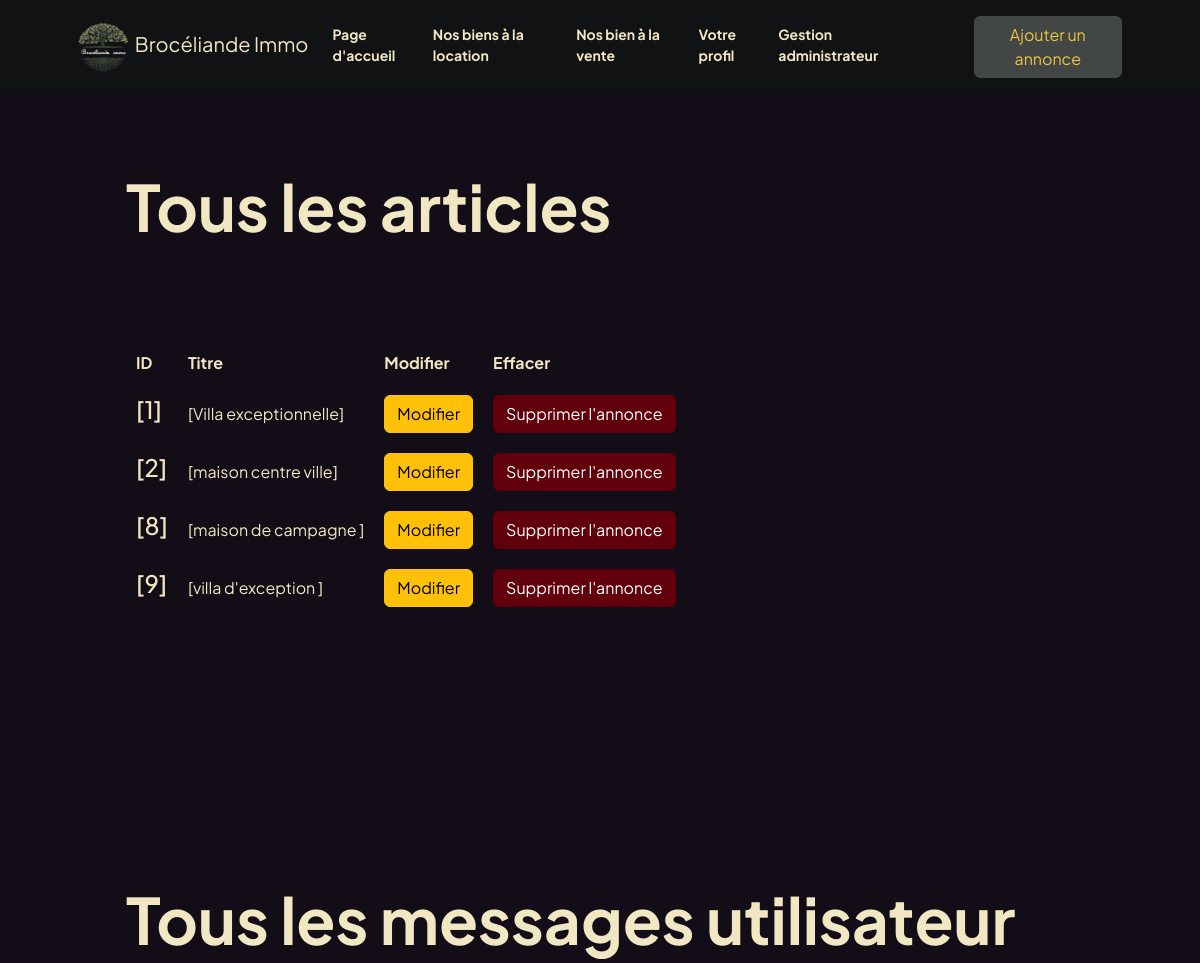
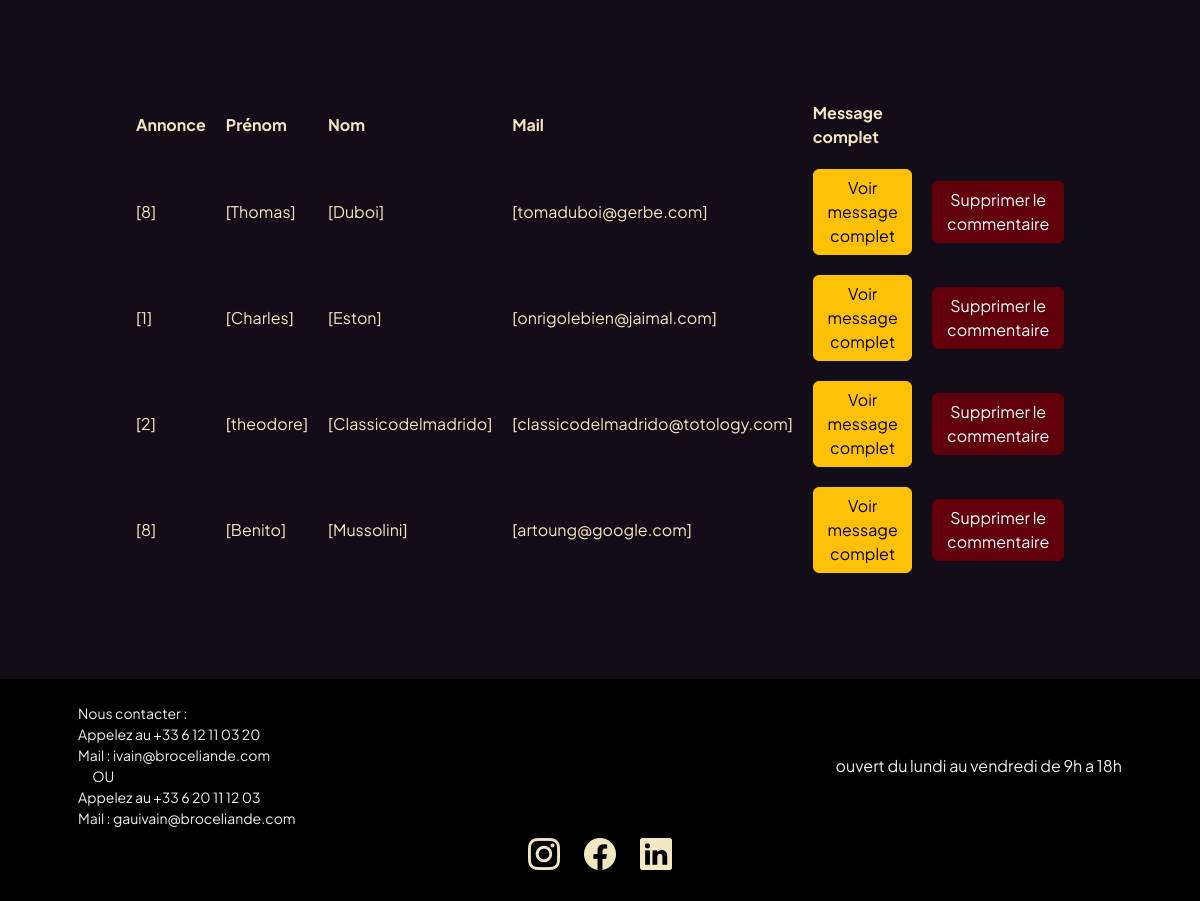
The page /blog_admin_view.php (signed in) on the database its author committed (2 pictures, top to bottom).
### tables this page shows
CREATE TABLE `articles` (
  `id` int(11) NOT NULL,
  `title` varchar(255) NOT NULL,
  `adress` varchar(255) NOT NULL,
  `content` text NOT NULL,
  `category` varchar(255) NOT NULL,
  `price` varchar(255) NOT NULL,
  `surface` varchar(255) NOT NULL,
  `pieces` varchar(255) NOT NULL,
  `user_id` int(11) NOT NULL
);

CREATE TABLE `comments` (
  `id` int(11) NOT NULL,
  `firstname` varchar(255) NOT NULL,
  `lastname` varchar(255) NOT NULL,
  `mail` varchar(255) NOT NULL,
  `comment` text NOT NULL,
  `user_id` int(11) NOT NULL,
  `article_id` int(11) NOT NULL
);

### functions.php (called while the page is built, shortened)
<?php
function get_PDO(): PDO {
    $host = '127.0.0.1';
    $db   = 'broceliande';
    $user = 'root';
    $pass = '';
    $charset = 'utf8mb4';
    $dsn = "mysql:host=$host;dbname=$db;charset=$charset";
    $options = [
        PDO::ATTR_ERRMODE            => PDO::ERRMODE_EXCEPTION,
        PDO::ATTR_DEFAULT_FETCH_MODE => PDO::FETCH_ASSOC,
    ];
    try {
        return new PDO($dsn, $user, $pass, $options);
    } catch (\PDOException $e) {
    }
}
function get_all_comments(){
    $pdo = get_PDO();
    $stmt = $pdo -> query("SELECT * FROM comments");
    $comments = $stmt -> fetchAll();
    return $comments;
}
function get_all_articles_admin(){
    $pdo = get_PDO();
    $stmt = $pdo -> query("SELECT id, title FROM articles");
    $articles = $stmt -> fetchAll();
    return $articles;
}
?>

### blog_admin_view.php (the view, shortened to what this page needs)
<!DOCTYPE html>
<html lang="en">
    <head>
        <link href="https://cdn.jsdelivr.net/npm/bootstrap-icons@1.8.1/font/bootstrap-icons.css" rel="stylesheet" />
        <link href="css/styles.css" rel="stylesheet" />
    </head>
    <body class="d-flex flex-column">
        <main class="flex-shrink-0">
            <?php include_once('header.php'); ?>
            <section class="py-5">
            <div class="container px-5">
                    <br><br><br>
                    <div class=" rounded-4 py-5 px-4 px-md-5">
                        <h1 class="display-3 fw-bolder mb-5"><span class="text-gradient d-inline">Tous les articles</span></h1>
                        <br><br>
                    <?php $article = get_all_articles_admin(); ?>
                    <?php if (empty($article)){
                        ?>
                        <h4 class=""><span class="text-gradient d-inline">pas d'annonces pour le moment</span>😞</h4>
                        <?php
                        }
                        else {
                        ?>
                        <div class= "row">
                            <div class="col-12 gold">
                                <table>
                                    <tr>
                                        <th>ID</th>
                                        <th>Titre</th>
                                        <th>Modifier</th>
                                        <th>Effacer</th>
                                    </tr>
                                    <?php foreach ($article as $article): ?>
                                        <tr>
                                            <td><h4 class="">[<span class="text-gradient d-inline"><?= $article['id'] ?></span>]</h4></td>
                                            <td>[<span class="text-gradient d-inline"><?= $article['title'] ?></span>]</td>
                                            <td><a class = "btn btn-warning" href="updatepost.php?id=<?= $article['id']?>">Modifier</a></td>
                                            <td><?php include("template_delete.php"); ?></td>
                                        </tr>
                                    <?php endforeach; ?>
                                </table>
                            </div>
                        </div>
                        <?php
                        }
                        ?>
                    </div>
                </div>
            </section>
            <section class="py-5">
            <div class="container px-5">
                    <br><br><br>
                    <div class=" rounded-4 py-5 px-4 px-md-5">
                        <h1 class="display-3 fw-bolder mb-5"><span class="text-gradient d-inline">Tous les messages utilisateur</span></h1>
                        <br><br>
                    <?php $all_comments = get_all_comments(); ?>
                    <?php if (empty($all_comments)){
                        ?>
                        <h4 class=""><span class="text-gradient d-inline">pas de messages pour le moment</span>😞</h4>
                        <?php
                        }
                        else {
                        ?>
                        <div class= "row">
                            <div class="col-12 gold">
                            <table>
                                <tr>
                                    <th>Annonce</th>
                                    <th>Prénom</th>
                                    <th>Nom</th>
                                    <th>Mail</th>
                                    <th>Message complet</th>
                                </tr>
                                <?php foreach ($all_comments as $all_comments): ?>
                                    <tr>
                                        <td>[<span class="text-gradient d-inline"><?= $all_comments['article_id'] ?></span>]</td>
                                        <td>[<span class="text-gradient d-inline"><?= $all_comments['firstname'] ?></span>]</td>
                                        <td>[<span class="text-gradient d-inline"><?= $all_comments['lastname'] ?></span>]</td>
                                        <td>[<span class="text-gradient d-inline"><?= $all_comments['mail'] ?></span>]</td>
                                        <td>
                                        <form action="comment.php" method="POST">
                                            <button type="submit" name = "submit" class="btn btn-warning">Voir message complet</button>
                                        </form>
                                        </td>
                                        <td><?php include("comment_delete.php"); ?></td>
                                    </tr>
                                <?php endforeach; ?>
                            </table>
                            </div>
                        </div>
                        <?php
                        }
                        ?>
                    </div>
                </div>
            </section>
        </main>
        <?php include_once('footer.php'); ?>
    </body>
</html>

### template_delete.php (shortened to what this page needs)
<Form action = 'treatment_delete_article.php' method='POST'>
    <button name = "delete" class = "btn btn-danger" type="submit">Supprimer l'annonce</button>
</Form>

### comment_delete.php (shortened to what this page needs)
<Form action = 'treatment_delete_comment.php' method='POST'>
    <button name = "delete" class = "btn btn-danger" type="submit">Supprimer le commentaire</button>
</Form>

### blog_admin_view.php (style rules this page uses)
th, td { padding: 10px; }

### rows shown on the page
articles: id "1", title "Villa exceptionnelle"
articles: id "2", title "maison centre ville"
articles: id "8", title "maison de campagne"
articles: id "9", title "villa d'exception"
comments: article "8", firstname "Thomas", lastname "Duboi", mail "tomaduboi@gerbe.com"
comments: article "1", firstname "Charles", lastname "Eston", mail "onrigolebien@jaimal.com"
comments: article "2", firstname "theodore", lastname "Classicodelmadrido", mail "classicodelmadrido@totology.com"
comments: article "8", firstname "Benito", lastname "Mussolini", mail "artoung@google.com"
